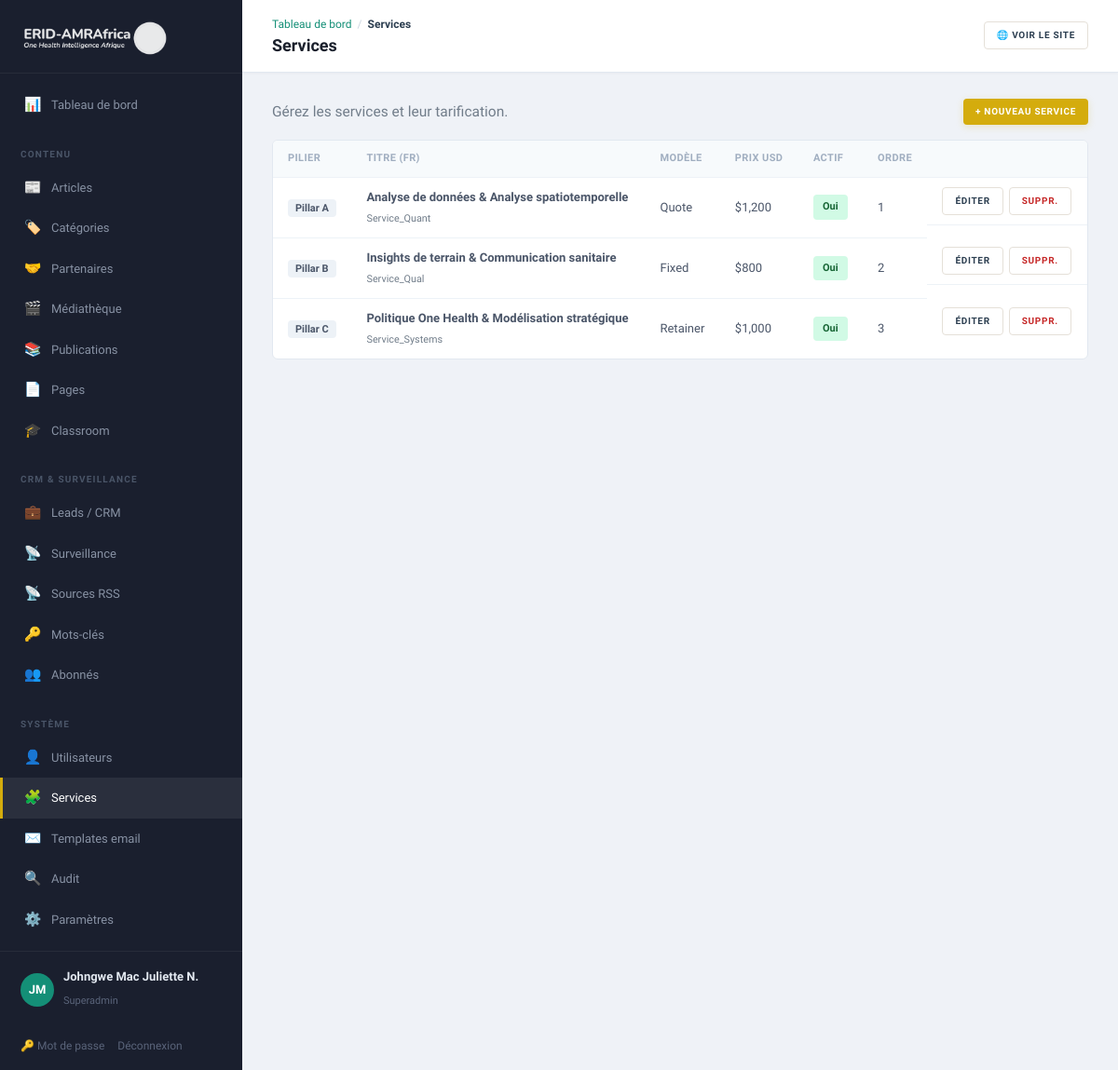
Page /admin/services (signed in) on the committed database.
### tables this page shows
CREATE TABLE services (
    id              INT UNSIGNED AUTO_INCREMENT PRIMARY KEY,
    pillar          ENUM('quant','qual','systems') NOT NULL,
    routing_tag     VARCHAR(40)     NOT NULL,         
    title_fr        VARCHAR(200)    NOT NULL,
    title_en        VARCHAR(200)    NOT NULL,
    summary_fr      TEXT            NULL,
    summary_en      TEXT            NULL,
     
    price_model     ENUM('quote','fixed','retainer','sta') NOT NULL DEFAULT 'quote',
    price_from_usd  DECIMAL(10,2)   NULL,
    is_active       TINYINT(1)      NOT NULL DEFAULT 1,
    sort_order      SMALLINT        NOT NULL DEFAULT 0
);

### app/Core/View.php (called while the page is built, shortened)
<?php
final class View
{
    public static function render(string $template, array $data = [], string $layout = 'public'): void
    {
        $root = Config::get('root');
        extract($data, EXTR_SKIP);
        require $root . '/app/Views/' . $template . '.php';
    }
    public static function e(?string $s): string
    {
        return htmlspecialchars((string) $s, ENT_QUOTES, 'UTF-8');
    }
}

### app/Core/Controller.php (called while the page is built, shortened)
<?php
abstract class Controller
{
    protected function view(string $template, array $data = [], string $layout = 'public'): void
    {
        View::render($template, $data, $layout);
    }
}

### app/Controllers/Admin/ContentController.php (called while the page is built, shortened)
<?php
final class ContentController extends Controller
{
    public function services(): void
    {
        $services = Database::all('SELECT * FROM services ORDER BY sort_order');
        $this->view('admin/services', ['title' => 'Services', 'services' => $services], 'admin');
    }
}

### public/index.php (called while the page is built, shortened)
<?php
spl_autoload_register(function (string $class): void {
    $path = APP_ROOT . '/app/' . str_replace('\\', '/', substr($class, 4)) . '.php';
});
$router = new Router();
$router->dispatch($_SERVER['REQUEST_METHOD'], $_SERVER['REQUEST_URI']);

### app/Core/Config.php (called while the page is built, shortened)
<?php
final class Config
{
    private static array $data = [];
    public static function load(string $root): void
    {
        $env = [];
        self::$data = [
            'app' => [
                'name'   => $env['APP_NAME']   ?? 'ERID-AMRAfrica',
                'env'    => $env['APP_ENV']    ?? 'production',
                'url'    => $env['APP_URL']    ?? 'http://localhost:8080',
                'locale' => $env['APP_LOCALE'] ?? 'fr',
            ],
            'db' => [
                'host' => $env['DB_HOST'] ?? '127.0.0.1',
                'port' => $env['DB_PORT'] ?? '3306',
                'name' => $env['DB_NAME'] ?? 'erid_amrafrica',
                'user' => $env['DB_USER'] ?? 'root',
                'pass' => $env['DB_PASS'] ?? '',
            ],
            'mail' => [
                'from'      => $env['MAIL_FROM'] ?? 'consulting@erid-amrafrica.org',
                'from_name' => $env['MAIL_FROM_NAME'] ?? 'ERID-AMRAfrica',
            ],
            'root' => $root,
        ];
    }
    public static function get(string $key): mixed
    {
        return self::$data[$key] ?? null;
    }
}

### app/Core/Database.php (called while the page is built, shortened)
<?php
final class Database
{
    private static ?PDO $pdo = null;
    public static function pdo(): PDO
    {
        if (self::$pdo === null) {
            $cfg = Config::get('db');
            $dsn = sprintf(
                'mysql:host=%s;port=%s;dbname=%s;charset=utf8mb4',
                $cfg['host'], $cfg['port'], $cfg['name']
            );
            try {
                self::$pdo = new PDO($dsn, $cfg['user'], $cfg['pass'], [
                    PDO::ATTR_ERRMODE            => PDO::ERRMODE_EXCEPTION,
                    PDO::ATTR_DEFAULT_FETCH_MODE => PDO::FETCH_ASSOC,
                    PDO::ATTR_EMULATE_PREPARES   => false,
                    PDO::MYSQL_ATTR_INIT_COMMAND => "SET NAMES utf8mb4 COLLATE utf8mb4_unicode_ci",
                ]);
            } catch (PDOException $e) {
                http_response_code(500);
                exit('Database connection failed.');
            }
        }
        return self::$pdo;
    }
    public static function all(string $sql, array $params = []): array
    {
        $stmt = self::pdo()->prepare($sql);
        $stmt->execute($params);
        return $stmt->fetchAll();
    }
}

### app/Views/admin/services.php (the view, shortened to what this page needs)
<?php
$e = fn($s) => View::e($s);
$pillarLabels = ['quant' => 'Pillar A', 'qual' => 'Pillar B', 'systems' => 'Pillar C'];
?>
<div class="toolbar" style="display:flex;justify-content:space-between;align-items:center;flex-wrap:wrap;gap:8px">
  <p class="muted" style="margin:0">Gérez les services et leur tarification.</p>
  <a class="btn btn-gold sm" href="/admin/services/new">+ Nouveau service</a>
</div>
<div class="panel">
  <table class="data-table">
    <thead><tr><th>Pilier</th><th>Titre (FR)</th><th>Modèle</th><th>Prix USD</th><th>Actif</th><th>Ordre</th><th></th></tr></thead>
    <tbody>
    <?php foreach ($services as $s): ?>
      <tr>
        <td><span class="badge"><?= $e($pillarLabels[$s['pillar']] ?? $s['pillar']) ?></span></td>
        <td><strong><?= $e($s['title_fr']) ?></strong><br><small class="muted"><?= $e($s['routing_tag']) ?></small></td>
        <td><?= $e(ucfirst($s['price_model'])) ?></td>
        <td><?= $s['price_from_usd'] ? '$' . number_format((float)$s['price_from_usd']) : '—' ?></td>
        <td><?= $s['is_active'] ? '<span class="status status-published">Oui</span>' : '<span class="status status-draft">Non</span>' ?></td>
        <td><?= (int)$s['sort_order'] ?></td>
        <td style="display:flex;gap:6px">
          <a class="btn btn-ghost sm" href="/admin/services/<?= (int)$s['id'] ?>/edit">Éditer</a>
          <form method="post" action="/admin/services/<?= (int)$s['id'] ?>/delete" style="display:inline" onsubmit="return confirm('Supprimer ce service ?')">
            <button type="submit" class="btn btn-ghost sm" style="color:#c62828">Suppr.</button>
          </form>
        </td>
      </tr>
    <?php endforeach; ?>
    </tbody>
  </table>
</div>

### app/Core/Router.php (shortened to what this page needs)
<?php
final class Router
{
    private array $routes = ['GET' => [], 'POST' => []];
    public function get(string $path, callable|array $handler): void
    {
        $this->routes['GET'][$this->normalize($path)] = $handler;
    }
    public function post(string $path, callable|array $handler): void
    {
        $this->routes['POST'][$this->normalize($path)] = $handler;
    }
    private function normalize(string $path): string
    {
        return '/' . trim($path, '/');
    }
    public function dispatch(string $method, string $uri): void
    {
        $path = $this->normalize(parse_url($uri, PHP_URL_PATH) ?: '/');
        foreach ($this->routes[$method] ?? [] as $route => $handler) {
            $pattern = '#^' . preg_replace('#\{[a-zA-Z_]+\}#', '([^/]+)', $route) . '$#';
            if (preg_match($pattern, $path, $m)) {
                array_shift($m);
                $this->invoke($handler, $m);
                return;
            }
        }
    }
    private function invoke(callable|array $handler, array $args): void
    {
        if (is_array($handler)) {
            [$class, $method] = $handler;
            (new $class())->{$method}(...$args);
            return;
        }
    }
}

### public/assets/css/app.css (style rules this page uses)
:root { --navy:#1B4F72;--navy-d:#154360;--navy-l:#2E86C1; --teal:#148F77;--teal-d:#0E6655;--teal-l:#1ABC9C; --gold:#D4AC0D;--gold-d:#B7950B;--gold-l:#F4D03F; --green:#27AE60;--green-d:#1E8449;--green-l:#58D68D; --burgundy:#78281F;--burgundy-d:#5B1F18; --red:#CB4335;--warm:#F8F4EF; --accent:#148F77; --c-spillover:#1B4F72;--c-amr:#148F77;--c-policy:#D4AC0D;--c-tech:#27AE60; --ink:#2C3E50;--muted:#717D8A;--light:#A6ACAF; --bg:#FCFAF7;--bg-alt:#F4F0EB;--card:#fff;--line:#E5E0D8; --font-d:'Merriweather',Georgia,serif; --font-b:'Source Sans 3','Source Sans Pro',system-ui,sans-serif; --w:1140px; --radius:10px;--radius-sm:6px;--radius-xs:4px; --shadow:0 2px 12px rgba(44,62,80,.05); --shadow-lg:0 8px 28px rgba(44,62,80,.08); --shadow-hover:0 6px 24px rgba(44,62,80,.1); }
*,*::before,*::after { box-sizing:border-box }
html { overflow-x:hidden }
body { margin:0;font-family:var(--font-b);color:var(--ink);background:var(--bg);line-height:1.7;font-size:15.5px;-webkit-font-smoothing:antialiased;overflow-x:hidden }
a { color:var(--ink);text-decoration:none;transition:color .25s }
.muted { color:var(--muted) }
.btn { display:inline-flex;align-items:center;justify-content:center;gap:6px;padding:10px 20px;font-weight:700;border:none;cursor:pointer;font-size:11px;font-family:var(--font-b);text-transform:uppercase;letter-spacing:.7px;transition:all .25s;line-height:1.4;border-radius:var(--radius-xs);position:relative }
.btn.sm { padding:7px 13px;font-size:10px }
.btn-gold { background:var(--gold);color:#fff;box-shadow:0 2px 8px rgba(212,172,13,.2) }
.btn-ghost { background:#fff;border:1px solid var(--line);color:var(--ink) }
body.admin { display:flex;background:#EFF2F7;font-family:var(--font-b);min-height:100vh }
.panel { background:#fff;border:1px solid #E2E8F0;padding:0;margin-bottom:18px;border-radius:var(--radius-sm);overflow:hidden }
.panel > table { margin:0 }
.panel > .data-table { margin:0 }
.data-table { width:100%;border-collapse:collapse }
.data-table th { text-align:left;padding:10px 16px;font-size:11px;text-transform:uppercase;color:#A0AEC0;border-bottom:1px solid #EDF2F7;letter-spacing:.4px;font-weight:600;background:#F7FAFC }
.data-table td { padding:10px 16px;border-bottom:1px solid #EDF2F7;vertical-align:middle;font-size:13px;color:#4A5568 }
.data-table tr:last-child td { border-bottom:none }
.badge { background:#EDF2F7;color:#4A5568;padding:3px 8px;font-size:11px;font-weight:600;border-radius:4px }
.status { padding:4px 10px;font-size:11px;font-weight:700;text-transform:capitalize;border-radius:4px;display:inline-block }
.status-published { background:#D1FAE5;color:#166534 }
.filters,.toolbar { margin-bottom:16px;display:flex;gap:6px;flex-wrap:wrap;align-items:center }
.toolbar { margin-bottom:16px }

### rows in the picture
services: pillar "Pillar A", title_fr "Analyse de données & Analyse spatiotemporelle", routing_tag "Service_Quant", price_model "Quote", price_from_usd "1,200", is_active "Oui", sort_order "1"
services: pillar "Pillar B", title_fr "Insights de terrain & Communication sanitaire", routing_tag "Service_Qual", price_model "Fixed", price_from_usd "800", is_active "Oui", sort_order "2"
services: pillar "Pillar C", title_fr "Politique One Health & Modélisation stratégique", routing_tag "Service_Systems", price_model "Retainer", price_from_usd "1,000", is_active "Oui", sort_order "3"

### other values in the picture
$e($c[0]) "Tableau de bord"
$e($c[0]) "Services"
